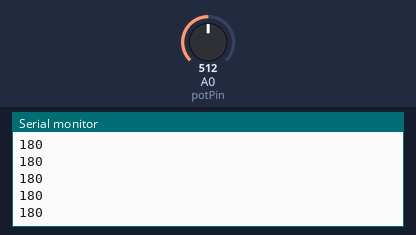
Simulated run of this sketch. Board: Arduino Uno, built with avr-gcc and run on an emulated ATmega328P. Parts: the last lines printed to the serial monitor. The test bench sets the inputs (shaded band); at power-on: A0 (potPin) = 512.

Above: at 1.2 s.
1.3 s: A0 (potPin) set to 716
At 2.4 s:
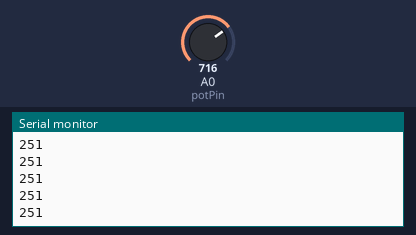
2.8 s: A0 (potPin) set to 900
At 3.9 s:
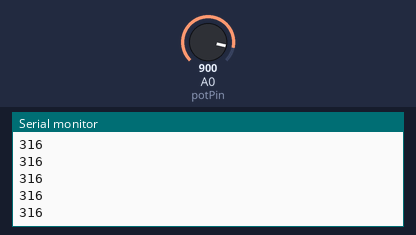
Timing chart, 0 to 5.8 s (numbered marks = the images above; inputs shaded):
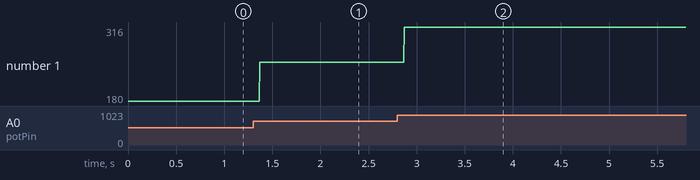

The sketch:

potentiometer_test.ino
```cpp
//Constants:
const int potPin = A0; //pin A0 to read analog input

//Variables:
int value; //save analog value

void setup(){
  pinMode(potPin, INPUT);
  Serial.begin(9600);
}

void loop(){
  value = analogRead(potPin);
  value = map(value, 0, 1023, 0, 360);
  Serial.println(value);
  // comment here
}
```

Measured:
- after the input at 1.3 s, the serial monitor: prints a new line after 0.07 s (image 1)
- after the input at 2.8 s, the serial monitor: prints a new line after 0.07 s (image 2)
- plotted number 1: 180 → 251 after the input at 1.3 s, 251 → 316 after the input at 2.8 s
